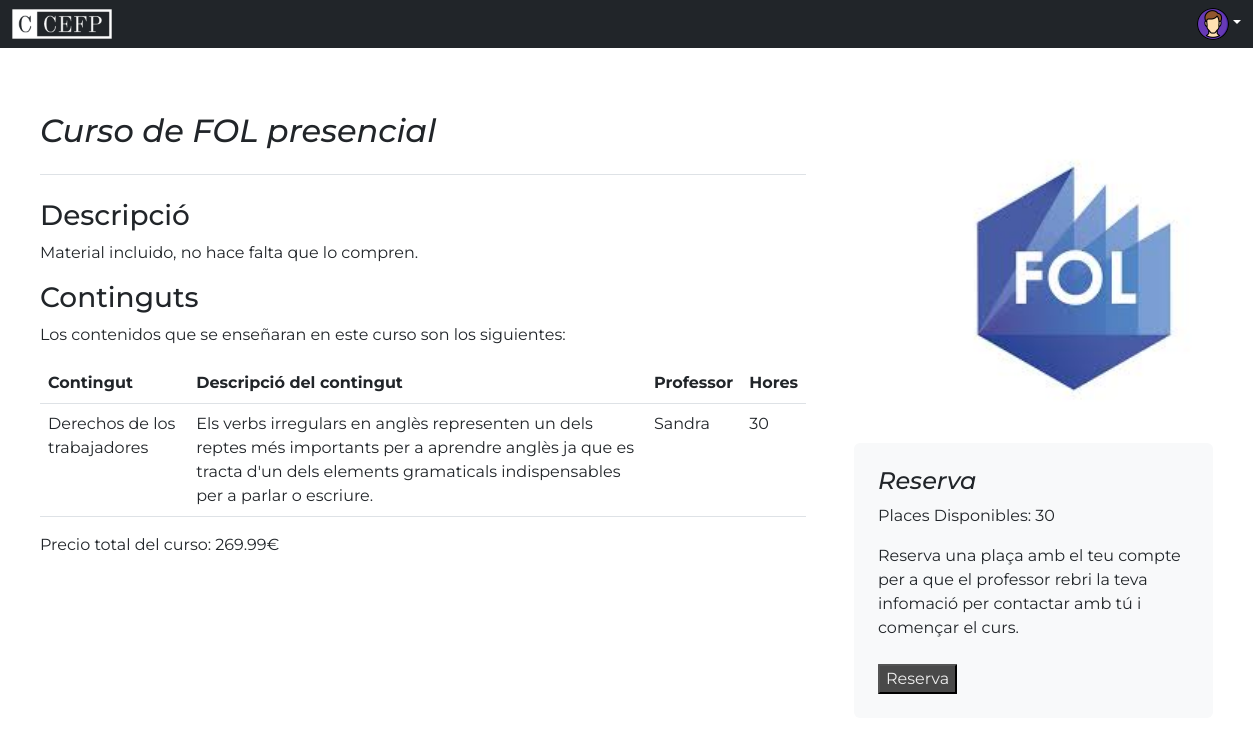
Screenshot of /Views/html/curs.php?id=2 (signed in) with the database file from the repository.
### tables this page shows
CREATE TABLE curs (
    id_curs INT NOT NULL PRIMARY KEY AUTO_INCREMENT,
    nom_curs VARCHAR(60),
    curs_descripcio VARCHAR(1000),
    data_inici DATE,
    data_fi DATE,
    id_profesor INT,
    preu FLOAT,
    placesDisponibles INT CHECK(placesDisponibles>=0),
    FOREIGN KEY (id_profesor) REFERENCES profesors(id_profesor)
);

CREATE TABLE curs_contingut (
    id_curs_contingut INT NOT NULL PRIMARY KEY AUTO_INCREMENT,
    id_curs INT NOT NULL,
    id_contingut INT NOT NULL,
    FOREIGN KEY (id_contingut) REFERENCES continguts(id_contingut),
    FOREIGN KEY (id_curs) REFERENCES curs(id_curs)
);

CREATE TABLE continguts (
    id_contingut INT NOT NULL PRIMARY KEY AUTO_INCREMENT,
    nom_contingut VARCHAR(50),
    continguts_descripcio VARCHAR(200),
    hores INT,
    id_profesor INT NOT NULL,
    FOREIGN KEY (id_profesor) REFERENCES profesors(id_profesor)
);

CREATE TABLE profesors (
    id_profesor INT NOT NULL PRIMARY KEY AUTO_INCREMENT,
    nom VARCHAR(255) NOT NULL,
    cognom VARCHAR (30) NOT NULL,
    email VARCHAR(255) NOT NULL UNIQUE,
    numero_telefono INT NOT NULL,
    dni VARCHAR(9) NOT NULL
);

CREATE TABLE img_cursos (
    id_img_curs INT NOT NULL PRIMARY KEY AUTO_INCREMENT,
    img VARCHAR(100),
    id_curs INT NOT NULL UNIQUE,
    FOREIGN KEY (id_curs) REFERENCES curs(id_curs)
);

### Model/Reserva/ModelPlaces.php (called while the page is built, shortened)
<?php
class MostrarPlaces {
    private $conn;
    public function __construct($conn) {
      $this->conn = $conn;
    }
    public function places($placesDispo, $id_curs){
        $id_curs = mysqli_real_escape_string($this->conn, $id_curs);
        $sql=$this->conn->prepare("SELECT placesDisponibles FROM curs WHERE id_curs = ?");
        $sql->bind_param("i",$id_curs);
        $sql->execute();
        $result=$sql->get_result();
        return $result;
    }
}

### Model/Cursos/ModelCurs.php (called while the page is built, shortened)
<?php
class ModelCurs {
    private $conn;
    public function __construct($conn) {
        $this->conn = $conn;
    }
    public function mostrarCurs($id_curs) {
        $id_curs = mysqli_real_escape_string($this->conn, $id_curs);
        $sql = $this->conn->prepare("SELECT * FROM curs WHERE id_curs = ?");
        $sql->bind_param("s", $id_curs);
        $sql->execute();
        $result = $sql->get_result();
        $row = mysqli_fetch_assoc($result);
        $check = $this->conn->prepare("SELECT curs_contingut.*, continguts.*, profesors.nom FROM curs_contingut JOIN continguts ON continguts.id_contingut = curs_contingut.id_contingut JOIN profesors ON continguts.id_profesor = profesors.id_profesor WHERE id_curs = ?");
        $check->bind_param("s", $id_curs);
        $check->execute();
        $result2 = $check->get_result();
        $array = $result2->fetch_all(MYSQLI_ASSOC);
        $array_num = count($array);
        $sql = $this->conn->prepare("SELECT img FROM img_cursos WHERE id_curs = ?");
        $sql->bind_param("s", $id_curs);
        $sql->execute();
        $result = $sql->get_result();
        $img = $result->fetch_all(MYSQLI_ASSOC);
    return array("row" => $row, "array_num" => $array_num, "array" => $array, "img" => $img);
    }
}

### Controller/Cursos/ControllerCurs.php (the view, shortened to what this page needs)
<?php
include ('../../Model/Cursos/ModelCurs.php');
include ('../../Model/Reserva/ModelPlaces.php');
$mostrarPlaces= new MostrarPlaces($conn);
$mostrarCurs = new ModelCurs($conn);
$id_curs = $_GET["id"];
$resultPlaces=$mostrarPlaces->places($placesDispo, $id_curs);
$placesDisponibles = $resultPlaces->fetch_assoc()["placesDisponibles"];
$result = $mostrarCurs->mostrarCurs($id_curs);
$row = $result["row"];
$array_num = $result["array_num"];
$array = $result["array"];
$img = $result;
    $div_cursos = "";
    if($row) {
        $nombreCurso = $row["nom_curs"];
        $descripcionCurso = $row["curs_descripcio"];
        $precioHora = $row["preu"];
        $imagenCurso = "../img/".$img["img"][0]["img"]."";
        $div_cursos .= "<div class='row g-5 content'>
        <div class='col-md-8'>
        <h2 class='pb-4 mb-4 fst-italic border-bottom'>
            ".$nombreCurso."
        </h2>
        <article class='blog-post'>
            <h3>Descripció</h3>
            <p>".$descripcionCurso."</p>
        </article>
        <article class='blog-post'>
            <h3>Continguts</h3>
            <p>Los contenidos que se enseñaran en este curso son los siguientes:</p>
            <table class='table'>
            <thead>
                <tr>
                <th>Contingut</th>
                <th>Descripció del contingut</th>
                <th>Professor</th>
                <th>Hores</th>
                </tr>
            </thead>
            <tbody>";
            for($i=0;$i<$array_num;$i++) {
                $row2 = $array[$i];
                $nombreContenido = $row2["nom_contingut"];
                $contingutsDescripcio = $row2["continguts_descripcio"];
                $horas = $row2["hores"];
                $nombreProfesor = $row2["nom"];
                $div_cursos .= "<tr>
                <td>".$nombreContenido."</td>
                <td>".$contingutsDescripcio."</td>
                <td>".$nombreProfesor."</td>
                <td>".$horas."</td>
                </tr>";
            }
            $div_cursos .= "</tfoot></table>
            <p>Precio total del curso: ".$precioHora."€</p>
        </article>
        </div>
        <div class='col-md-4'>
            <div class='position-sticky' style='top: 2rem;'>
            <div class='p-4'>
                <img src='".$imagenCurso."' alt='Curs àngles' style='width: 25rem;'>
            </div>
            <div class='p-4 mb-3 bg-light rounded'>
                <h4 class='fst-italic'>Reserva</h4>
                <p>Places Disponibles: ".$placesDisponibles." </p>
                <input type='hidden' value='".$placesDisponibles."' id='valorPlaces'>
                <p class='mb-0'>Reserva una plaça amb el teu compte per a que el professor rebri la teva infomació per contactar amb tú i començar el curs.</p>
                <br>
                <form action='../../Controller/Reserva/ControllerReserva.php' method='POST'>
                <input type='hidden' id='inputUrlValue' name='id'>
                <script>
                    const url = window.location.href;
                    const urlParams = new URLSearchParams(new URL(url).search);
                    const idValue = urlParams.get('id');
                    document.getElementById('inputUrlValue').value = idValue;
                </script>
                <input type='submit' id='reserva'  name='reserva' value='Reserva'>
                <script>
                    var valor = document.getElementById('valorPlaces').value;
                    if(valor==0){
                        document.getElementById('reserva').disabled=true;
                        document.getElementById('reserva').style='opacity:30%';
                    }
                </script>
                </form>
            </div>
            </div>
        </div>";
    }
echo $div_cursos;
?>

### Views/css/cursos.css (style rules this page uses)
.content { margin: 1rem; }
#reserva { color: #EFEFEF; background-color: rgb(73, 73, 73); border-radius: 2%; }

### rows the page displays
curs: nom_curs "Curso de FOL presencial", curs_descripcio "Material incluido, no hace falta que lo compren.", preu "269.99", placesDisponibles "30"
curs_contingut: id_contingut.nom_contingut "Derechos de los trabajadores", id_contingut.continguts_descripcio "Els verbs irregulars en anglès representen un dels reptes més importants per a aprendre anglès ja que es tracta d'un dels elements gramaticals indispensables per a parlar o escriure.", profesors.nom "Sandra", id_contingut.hores "30"
img_cursos: img (picture)
